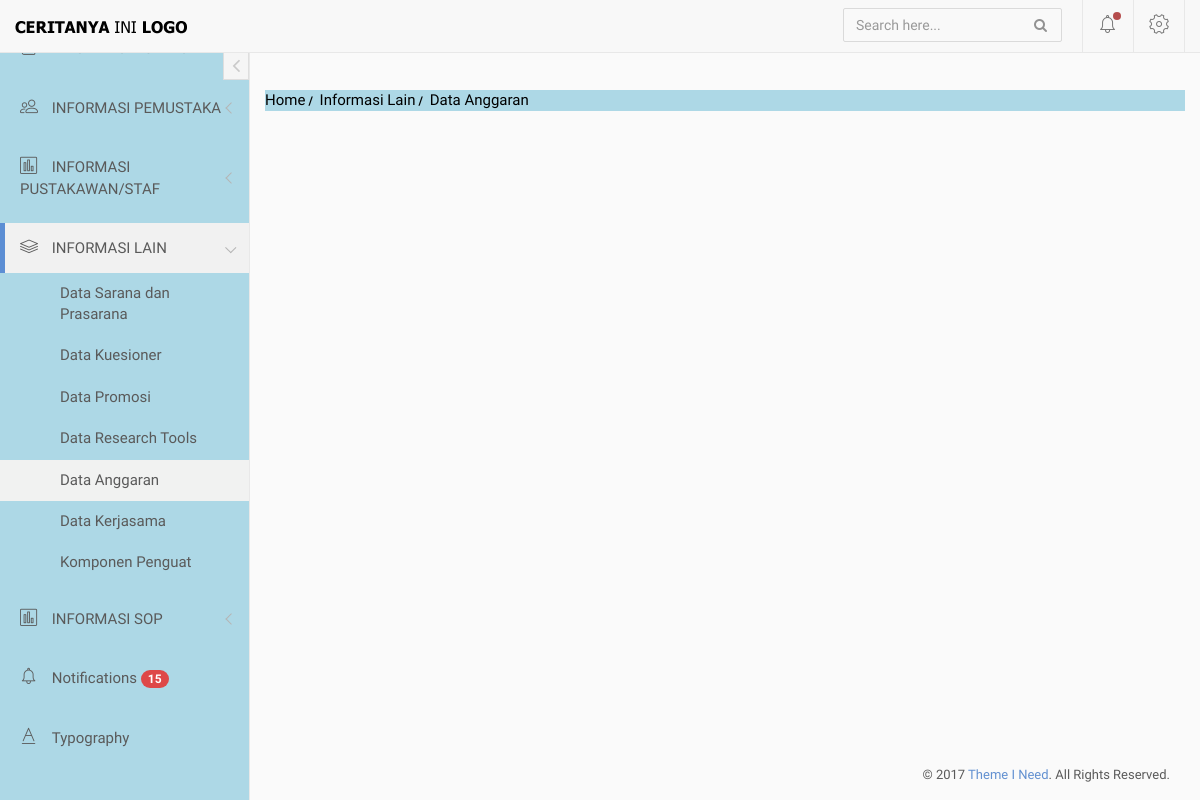
Before: /index.php/lain/anggaran with the older database file.
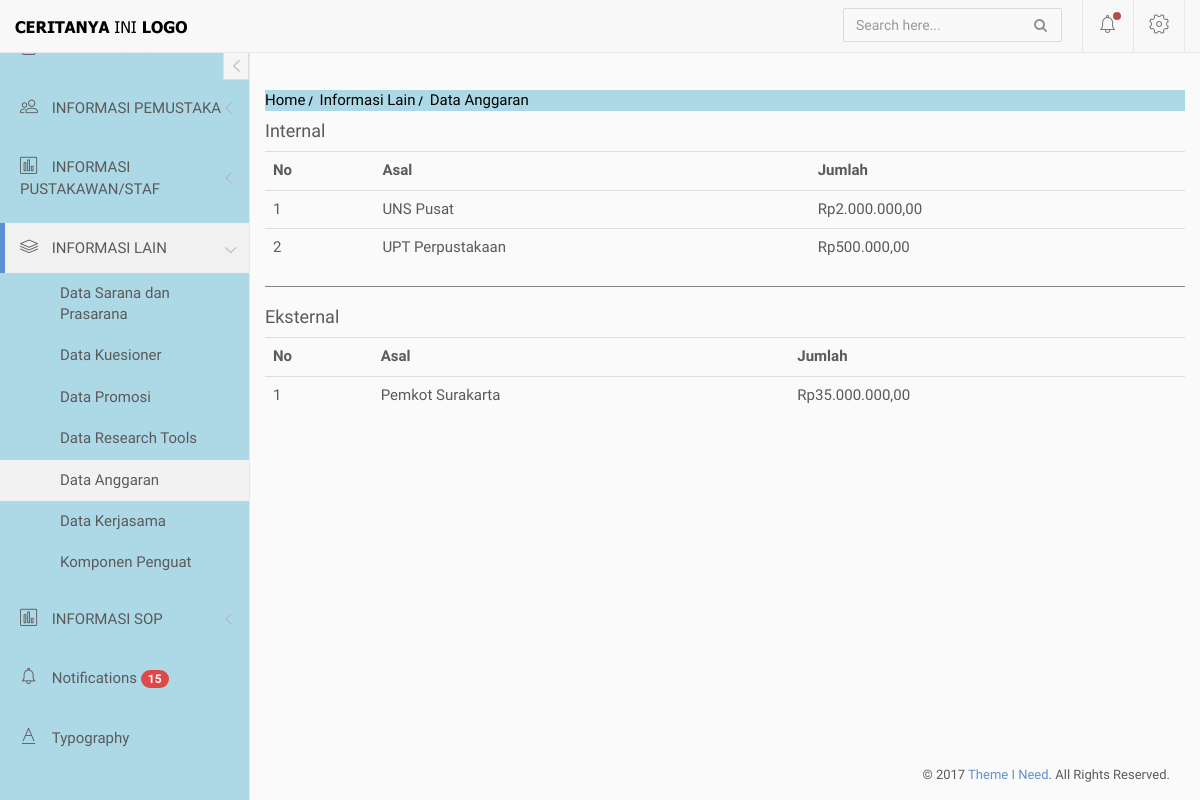
After: the same page with the newer database file.
### tables this page shows
CREATE TABLE `list_anggaran` (
  `id` int(11) NOT NULL,
  `asal` varchar(100) NOT NULL,
  `nominal` int(20) NOT NULL,
  `jenis` int(1) NOT NULL COMMENT '(0:internal, 1:external)',
  `update_id` int(50) NOT NULL
);

### application/controllers/lain.php (called while the page is built, shortened)
<?php
    Class Lain extends CI_Controller{
        public function __construct(){
            $this->load->model('m_main');
        }
        public function anggaran(){
            $data['akses'] = $this->session->userdata('akses');
            $data['anggaran'] = $this->m_main->get_data('list_anggaran')->result();
            $this->load->view('diffdash/header');
            $this->load->view('diffdash/sidebar');
            $this->load->view('lain/v_anggaran', $data);
            $this->load->view('diffdash/footer');
        }
    }
?>

### index.php (called while the page is built, shortened)
<?php
require_once BASEPATH.'core/CodeIgniter.php';

### application/models/m_main.php (called while the page is built, shortened)
<?php
    class M_main extends CI_Model{
        public function get_data($table){
            return $this->db->get($table);
        }
    }
?>

### application/views/lain/v_anggaran.php (the view, shortened to what this page needs)
<div>
    <nav class="crumbs">
        <ol>
            <li class="crumb"><a href="#">Home</a></li>
            <li class="crumb"><a href="#">Informasi Lain</a></li>
            <li class="crumb">Data Anggaran</li>
        </ol>
    </nav>
    <div>
        <?php $no = 1; $jenis=3;
                foreach ($anggaran as $row):
                    if($jenis != $row->jenis){
                        if($jenis != 3){?></table> <hr> <?php }
                            if($row->jenis == 0){
                                echo "<h4>Internal</h4>";
                            }
                            else if($row->jenis == 1){
                                echo "<h4>Eksternal</h4>";
                            }   ?>
        <table class="table">
            <tr>
                <th>No</th>
                <th>Asal</th>
                <th>Jumlah</th>
            </tr>
            <?php $jenis = $row->jenis; $no = 1;} ?>
                <tr>
                <td><?php echo $no++ ?></td>
                <td><?php echo $row->asal ?></td>
                <td>Rp<?php echo number_format($row->nominal,2,',','.') ?></td>
            </tr>
            <?php endforeach;?>
        </table>
    </div>
</div>

Changed rows visible on the page:
added list_anggaran: jenis "Internal", asal "UNS Pusat", nominal "2.000.000,00"
added list_anggaran: asal "UPT Perpustakaan", nominal "500.000,00"
added list_anggaran: jenis 1 (drawn), asal "Pemkot Surakarta", nominal "35.000.000,00"
